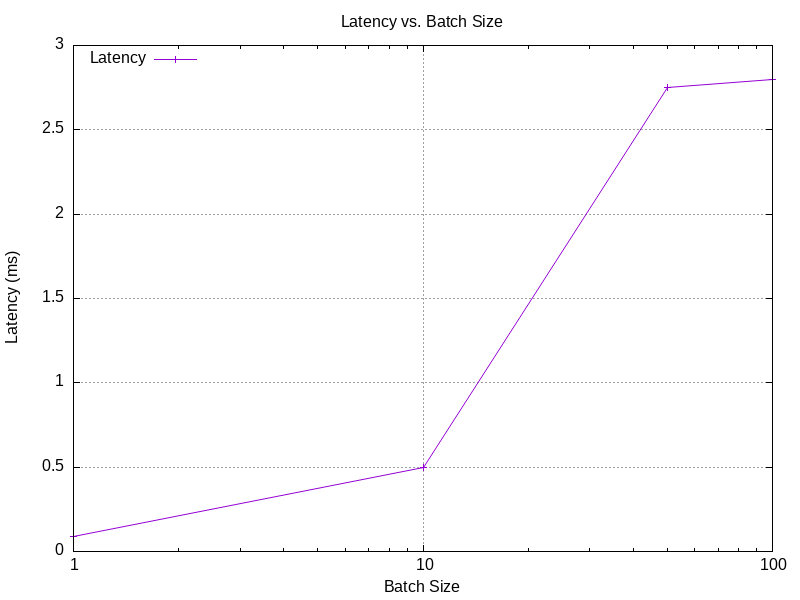

Write the gnuplot code that produced this figure.
set terminal png size 800,600
set output "benchmark_results/badger/charts/latency_vs_batch_size.png"
set title "Latency vs. Batch Size"
set xlabel "Batch Size"
set ylabel "Latency (ms)"
set grid
set key top left
set logscale x
set datafile separator ","
# Skip header line
plot "benchmark_results/badger/benchmark_results.csv" using 1:4 every ::1 with linespoints title "Latency"
